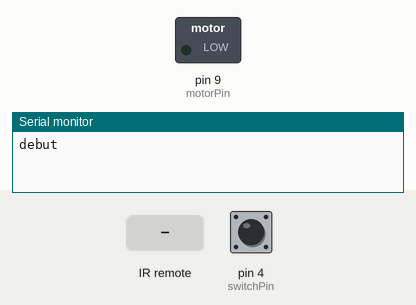
Recording of a sketch running on a simulated Arduino Uno, built with avr-gcc and run on an emulated ATmega328P. Shown: switched loads named in the sketch (green lamp = pin HIGH), the last lines printed to the serial monitor. The test bench sets the inputs (shaded band); at power-on: pin 4 (switchPin) LOW.

Above: at 1.2 s.
1.3 s: infrared code 0xFF6897 received
At 2.4 s:
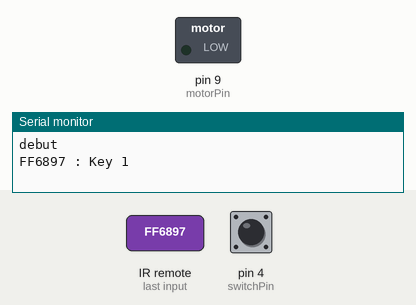
2.9 s: pin 4 (switchPin) pulled HIGH for 3.2 s
At 3.6 s:
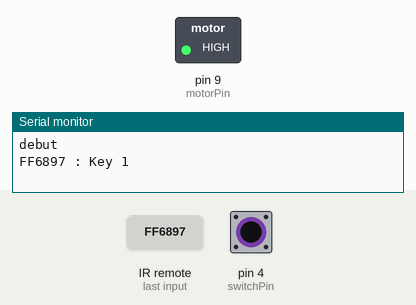
Timing chart, 0 to 7.6 s (numbered marks = the images above; inputs shaded):
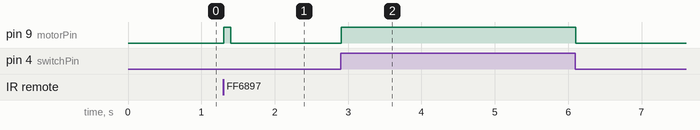

Measured:
- after the input at 1.3 s, pin 9 (motorPin): LOW → HIGH at once, → LOW 0.10 s later
- after the input at 2.9 s, pin 9 (motorPin): LOW → HIGH at once, → LOW 3.2 s later

The sketch:

ventilateur.ino
```cpp
#include <IRremote.h>

/*
  Arduino Starter Kit example
 Project 9  - Motorized Pinwheel

 This sketch is written to accompany Project 9 in the
 Arduino Starter Kit

 Parts required:
 10 kilohm resistor
 pushbutton
 motor
 9V battery
 IRF520 MOSFET
 1N4007 diode

 Created 13 September 2012
 by Scott Fitzgerald

 http://www.arduino.cc/starterKit

 This example code is part of the public domain
 */

// named constants for the switch and motor pins
const int switchPin = 4; // the number of the switch pin
const int motorPin =  9; // the number of the motor pin

int switchState = 0;  // variable for reading the switch's status

int receiver = 11;
IRrecv irrecv (receiver);
decode_results results;

void setup() {
  // initialize the motor pin as an output:
  pinMode(motorPin, OUTPUT);
  // initialize the switch pin as an input:
  pinMode(switchPin, INPUT);

  Serial.begin (9600);
  Serial.println ("debut");
  irrecv.enableIRIn ();
}

void loop() {
  bool motorOn = false;
  if (irrecv.decode (&results)) {
    Serial.print (results.value, HEX);
    switch (results.value) {
      case 0xFF6897:
        Serial.println (" : Key 1");
        motorOn = true;
        break;
      default:
        Serial.println (" : Inconnu");
        break;
    }
    irrecv.resume();
  }

  // read the state of the switch value:
  switchState = digitalRead(switchPin);

  // check if the switch is pressed.
  if (switchState == HIGH || motorOn == true) {
    // turn motor on:
    digitalWrite(motorPin, HIGH);
  } else {
    // turn motor off:
    digitalWrite(motorPin, LOW);
  }

  delay (100);
}
```
